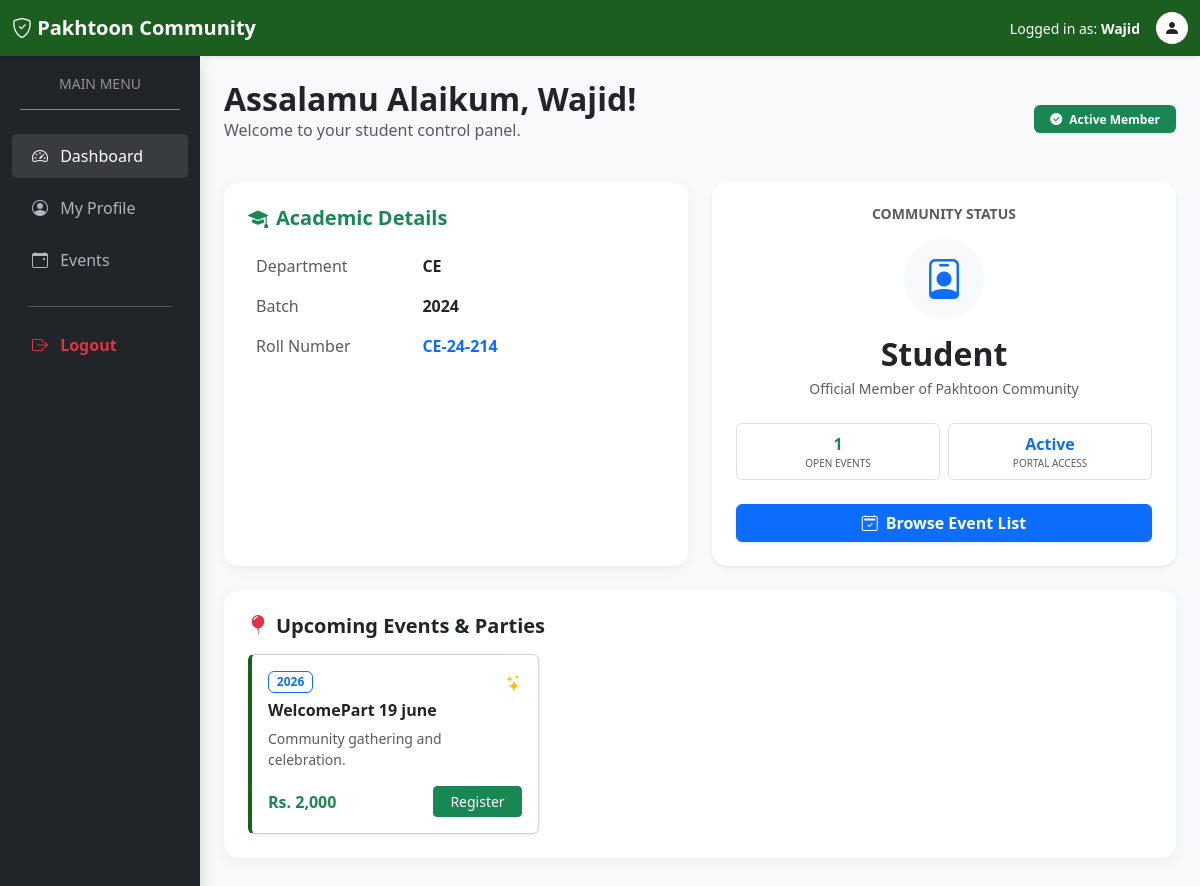
The page /frontened/student_dash.php (signed in) on the database its author committed.
### tables this page shows
CREATE TABLE `Funds` (
  `fund_id` int NOT NULL AUTO_INCREMENT,
  `fund_name` varchar(100) NOT NULL,
  `fund_type` enum('Monthly','Party') NOT NULL,
  `required_amount` decimal(10,2) DEFAULT NULL,
  `target_year` year NOT NULL,
  PRIMARY KEY (`fund_id`)
);

### frontened/student_dash.php (the view, shortened to what this page needs)
<?php
include_once('../config/db.php');
$events_query = "SELECT fund_name, required_amount, target_year
                 FROM Funds
                 WHERE fund_type = 'Party'
                 ORDER BY target_year DESC, fund_id DESC";
$events_res = mysqli_query($con, $events_query);
$full_name = htmlspecialchars($_SESSION['full_name'] ?? 'Student');
$dept = htmlspecialchars($_SESSION['dept'] ?? 'N/A');
$batch = htmlspecialchars($_SESSION['batch'] ?? '00');
$student_id = htmlspecialchars($_SESSION['student_id'] ?? '000');
?>
<!DOCTYPE html>
<html lang="en">
<head>
    <link href="https://cdn.jsdelivr.net/npm/bootstrap@5.3.0/dist/css/bootstrap.min.css" rel="stylesheet">
    <link rel="stylesheet" href="https://cdn.jsdelivr.net/npm/bootstrap-icons@1.11.0/font/bootstrap-icons.css">
</head>
<body>
<nav class="navbar navbar-expand-lg navbar-dark shadow-sm sticky-top">
    <div class="container-fluid">
        <a class="navbar-brand fw-bold" href="#"><i class="bi bi-shield-check"></i> Pakhtoon Community</a>
        <div class="ms-auto d-flex align-items-center">
            <span class="text-white me-2 d-none d-md-inline small">
                Logged in as: <strong><?php echo $full_name; ?></strong>
            </span>
            <div class="bg-white rounded-circle ms-2" style="width: 32px; height: 32px; display: flex; align-items: center; justify-content: center;">
                 <i class="bi bi-person-fill text-dark"></i>
            </div>
        </div>
    </div>
</nav>
<div class="container-fluid">
    <div class="row">
        <div class="col-md-2 sidebar d-none d-md-block shadow">
            <h5 class="text-center mb-4 border-bottom pb-3 mx-2 small text-uppercase opacity-50">Main Menu</h5>
            <nav class="nav flex-column">
                <a class="nav-link active" href="#"><i class="bi bi-speedometer2 me-2"></i> Dashboard</a>
                <a class="nav-link" href="../frontened/my_profile.php"><i class="bi bi-person-circle me-2"></i> My Profile</a>
                <a class="nav-link" href="#events-section"><i class="bi bi-calendar-event me-2"></i> Events</a>
                <hr class="bg-secondary mx-3">
                <a href="../backend/logout.php" class="nav-link text-danger fw-bold"><i class="bi bi-box-arrow-right me-2"></i> Logout</a>
            </nav>
        </div>
        <div class="col-md-10 p-4">
            <div class="d-flex justify-content-between align-items-center mb-4">
                <div>
                    <h2 class="fw-bold text-dark mb-0">Assalamu Alaikum, <?php echo $full_name; ?>!</h2>
                    <p class="text-muted">Welcome to your student control panel.</p>
                </div>
                <span class="badge bg-success py-2 px-3"><i class="bi bi-check-circle-fill me-1"></i> Active Member</span>
            </div>
            <div class="row g-4 mb-4">
                <div class="col-md-6">
                    <div class="card profile-card p-4 h-100">
                        <h5 class="fw-bold text-success mb-3"><i class="bi bi-mortarboard-fill me-2"></i>Academic Details</h5>
                        <table class="table table-borderless mb-0">
                            <tr>
                                <td class="text-muted" width="40%">Department</td>
                                <td class="fw-bold"><?php echo $dept; ?></td>
                            </tr>
                            <tr>
                                <td class="text-muted">Batch</td>
                                <td class="fw-bold">20<?php echo $batch; ?></td>
                            </tr>
                            <tr>
                                <td class="text-muted">Roll Number</td>
                                <td class="fw-bold text-primary"><?php echo $dept . "-" . $batch . "-" . $student_id; ?></td>
                            </tr>
                        </table>
                    </div>
                </div>
                <div class="col-md-6">
                    <div class="card profile-card p-4 h-100 text-center shadow-sm border-0">
                        <h6 class="text-uppercase text-muted small fw-bold mb-3">Community Status</h6>
                        <div class="mb-3">
                            <div class="bg-light rounded-circle d-inline-flex align-items-center justify-content-center" style="width: 80px; height: 80px;">
                                <i class="bi bi-person-badge text-primary" style="font-size: 2.5rem;"></i>
                            </div>
                        </div>
                        <h2 class="text-dark fw-bold mb-1"><?php echo ucfirst($_SESSION['role']); ?></h2>
                        <p class="text-muted small mb-4">Official Member of Pakhtoon Community</p>
                        <div class="row g-2 mb-4">
                            <div class="col-6">
                                <div class="p-2 border rounded bg-white">
                                    <div class="fw-bold text-success"><?php echo mysqli_num_rows($events_res); ?></div>
                                    <div class="extra-small text-muted" style="font-size: 10px;">OPEN EVENTS</div>
                                </div>
                            </div>
                            <div class="col-6">
                                <div class="p-2 border rounded bg-white">
                                    <div class="fw-bold text-primary">Active</div>
                                    <div class="extra-small text-muted" style="font-size: 10px;">PORTAL ACCESS</div>
                                </div>
                            </div>
                        </div>
                        <a href="#events-section" class="btn btn-primary w-100 fw-bold shadow-sm">
                            <i class="bi bi-calendar2-check me-2"></i>Browse Event List
                        </a>
                    </div>
                </div>
            </div>
            <div class="row mt-4 mb-5" id="events-section">
                <div class="col-12">
                    <div class="card profile-card p-4">
                        <h5 class="fw-bold mb-3 text-dark"><i class="bi bi-balloon-fill text-danger me-2"></i>Upcoming Events & Parties</h5>
                        <div class="row g-3">
                            <?php if ($events_res && mysqli_num_rows($events_res) > 0): ?>
                                <?php while($event = mysqli_fetch_assoc($events_res)): ?>
                                    <div class="col-md-4">
                                        <div class="card event-card shadow-sm h-100">
                                            <div class="card-body">
                                                <div class="d-flex justify-content-between">
                                                    <span class="badge bg-soft-primary text-primary border border-primary mb-2"><?php echo $event['target_year']; ?></span>
                                                    <i class="bi bi-stars text-warning"></i>
                                                </div>
                                                <h6 class="fw-bold"><?php echo htmlspecialchars($event['fund_name']); ?></h6>
                                                <p class="small text-muted mb-3">Community gathering and celebration.</p>
                                                <div class="d-flex justify-content-between align-items-center mt-auto">
                                                    <span class="fw-bold text-success">Rs. <?php echo number_format($event['required_amount']); ?></span>
                                                    <button class="btn btn-sm btn-success px-3">Register</button>
                                                </div>
                                            </div>
                                        </div>
                                    </div>
                                <?php endwhile; ?>
                            <?php else: ?>
                                <div class="col-12 text-center py-3">
                                    <p class="text-muted small">No upcoming parties at this time. Check back later!</p>
                                </div>
                            <?php endif; ?>
                        </div>
                    </div>
                </div>
            </div>
        </div>
    </div>
</div>
</body>
</html>

### frontened/student_dash.php (style rules this page uses)
:root { --pakhtoon-green: #1b5e20; --pakhtoon-dark: #0a2d0d; }
body { background-color: #f8f9fa; overflow-x: hidden; }
.navbar { background-color: var(--pakhtoon-green) !important; }
.sidebar { background-color: #212529; min-height: 100vh; color: white; padding-top: 20px; }
.sidebar .nav-link { color: #adb5bd; transition: 0.3s; margin-bottom: 8px; padding: 10px 20px; }
.sidebar .nav-link:hover, .sidebar .nav-link.active { color: white; background: rgba(255,255,255,0.1); border-radius: 5px; }
.profile-card { border-radius: 15px; border: none; box-shadow: 0 4px 12px rgba(0,0,0,0.05); }
.event-card { border-left: 4px solid var(--pakhtoon-green); background: #ffffff; transition: 0.3s; }

### rows shown on the page
funds: target_year "2026", fund_name "WelcomePart 19 june", required_amount "2,000"

### other values the page prints
$full_name "Wajid"
$dept "CE"
$batch "24"
$student_id "214"
$_SESSION['role'] "Student"
mysqli_num_rows($events_res) "1"
